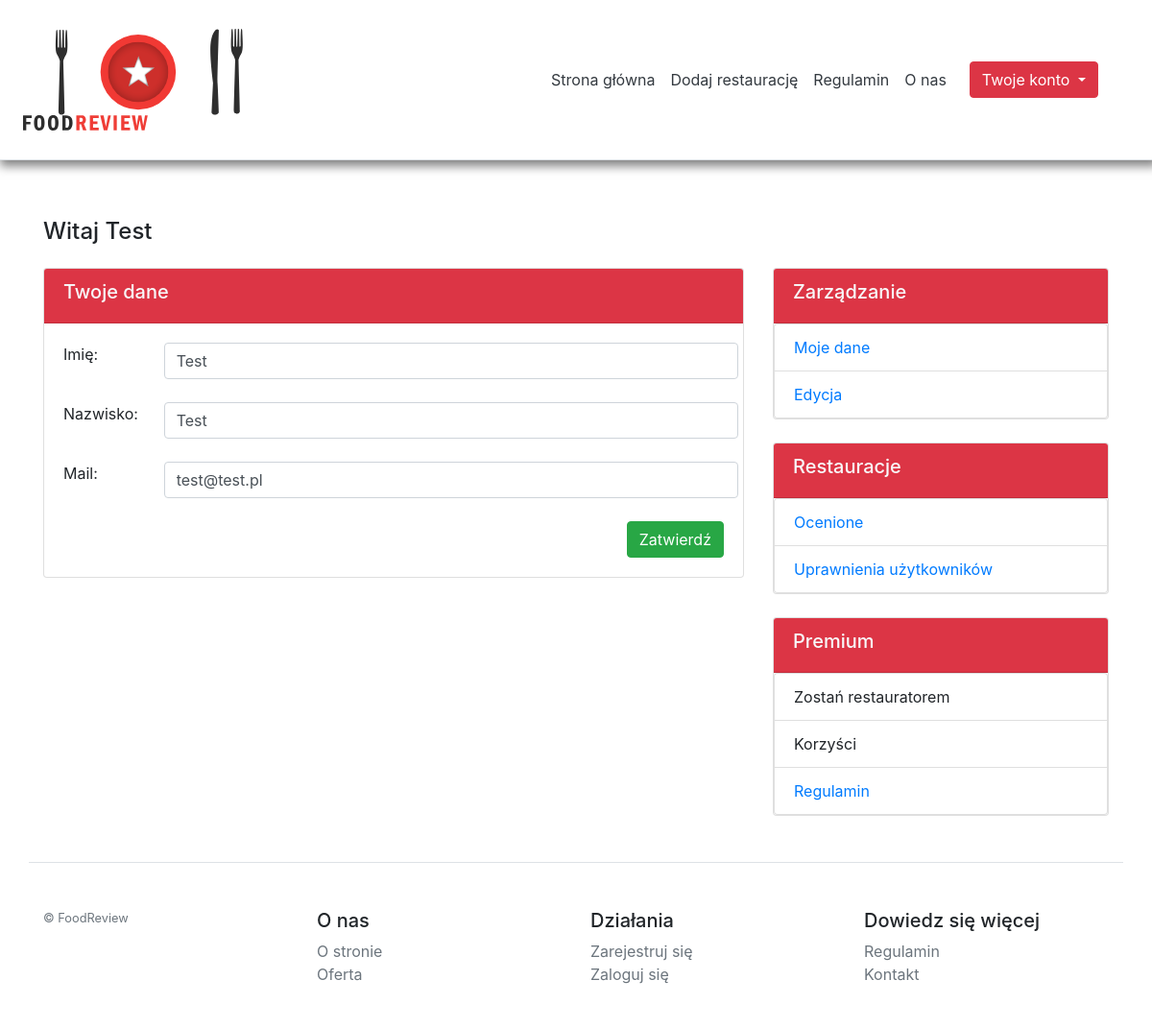
The app's page /pages/edycja_usera/index.php (signed in) with its own data.
### tables this page shows
CREATE TABLE `tbuser` (
  `userid` int(4) NOT NULL,
  `username` varchar(255) DEFAULT NULL,
  `usersurname` varchar(255) DEFAULT NULL,
  `usermail` varchar(255) DEFAULT NULL,
  `userlogin` varchar(255) DEFAULT NULL,
  `userpassword` varchar(255) DEFAULT NULL,
  `userverified` tinyint(1) NOT NULL DEFAULT '0'
);

### objects/user/user.php (called while the page is built, shortened)
<?php
class User{
    private $conn;
    private $table_name = "tbuser";
    public function __construct($db){
        $this->conn = $db;
    }
    function getDane($log){
        $query = "SELECT * FROM " . $this->table_name . " WHERE userlogin = :login";
        $stmt = $this->conn->prepare($query);
        $stmt->bindParam(':login', $log);
        $stmt->execute();
        $num = $stmt->rowCount();
        if($num>0){
            $row = $stmt->fetch(PDO::FETCH_ASSOC);
            $this->firstname = $row['username'];
            $this->lastname = $row['usersurname'];
            $this->mail = $row['usermail'];
            return true;
        }
        return true;
    }
}
?>

### pages/edycja_usera/index.php (the view, shortened to what this page needs)
<?php
	require_once '../../templates/htmlheads/main.php';
	require_once '../../objects/user/user.php';
	require_once '../../templates/headers/header-loggedin.php';
	$database = new Database();
	$db = $database -> getConnection();
	$user = new User($db);
	$user->getDane($_SESSION['login']);
?>
<div class= "mb-3 container main-cont-pan">
	<div class="row">
		<div class="col-md-12">
			<div>
				<h4>Witaj <?php echo $user->firstname; ?></h4>
				<div class="row mt-4">
					<div class="col-lg-8">
						<div class="card">
							<div class="card-header bg-danger text-light">
								<h5>Twoje dane</h5>
							</div>
							<div class="card-body">
								<form action="../../modules/edit-user.php" method="post" class="md-form edit-user-form" enctype="multipart/form-data">
                                    <div class="row">
                                        <span class="col-md-2">Imię:</span>
                                        <input type="text" name="imie" id="inputName" class="col-md-10 form-control" value="<?php echo $user->firstname; ?>">
                                    </div>
                                    <div class="row mt-4">
                                        <span class="col-md-2">Nazwisko:</span>
                                        <input type="text" name="nazwisko" id="inputLastName" class="col-md-10 form-control" value="<?php echo $user->lastname; ?>">
                                    </div>
                                    <div class="row mt-4">
                                        <span class="col-md-2">Mail:</span>
                                        <input type="text" name="mail" id="inputMail" class="col-md-10 form-control" value="<?php echo $user->mail; ?>">
                                    </div>
                                    <button class="btn-success btn mt-4 ml-auto" style="display: block!important;" type="submit">Zatwierdź</button>
                                </form>
							</div>
						</div>
					</div>
					<div class="col-lg-4 user-side">
						<div class="card">
							<div class="card-header bg-danger text-light">
								<h5>Zarządzanie</h5>
							</div>
							<div class="card-body">
								<ul class="list-group">
									<li class="list-group-item"><a href="/pages/panel/index.php">Moje dane</a></li>
									<li class="list-group-item"><a href="/pages/edycja_usera/index.php">Edycja</a></li>
								</ul>
							</div>
						</div>
						<div class="card mt-4">
							<div class="card-header bg-danger text-light">
								<h5>Restauracje</h5>
							</div>
							<div class="card-body">
								<ul class="list-group">
									<li class="list-group-item"><a href="/pages/opinie/index.php">Ocenione</a></li>
									<li class="list-group-item"><a href="/pages/panel/uprawnienia/index.php">Uprawnienia użytkowników</a></li>
								</ul>
							</div>
						</div>
						<div class="card mt-4">
							<div class="card-header bg-danger text-light">
								<h5>Premium</h5>
							</div>
							<div class="card-body">
								<ul class="list-group">
									<li class="list-group-item">Zostań restauratorem</li>
									<li class="list-group-item">Korzyści</li>
									<li class="list-group-item"><a href="../regulamin/index.php">Regulamin</a></li>
								</ul>
							</div>
						</div>
					</div>
				</div>
			</div>
		</div>
    </div>
</div>
<?php
    require_once '../../templates/footers/footer.php';
?>

### assets/styles/style.css (style rules this page uses)
html { font-size: 14px; }
@media (min-width: 768px) { html { font-size: 16px; } }
body { margin: 0px; min-height: 100px; }
.user-side .card-body { padding: 0 !important; }
.container { max-width: 960px; }
.main-cont-pan { margin-top: 60px; }

### records on screen
tbuser: username "Test", imie "Test", nazwisko "Test", mail "test@test.pl"
